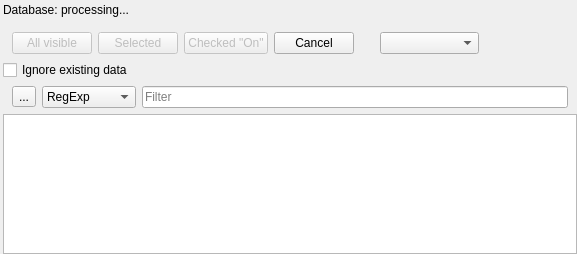
<?xml version="1.0" encoding="UTF-8"?>
<ui version="4.0">
 <class>SelectMeters4poll</class>
 <widget class="QWidget" name="SelectMeters4poll">
  <property name="geometry">
   <rect>
    <x>0</x>
    <y>0</y>
    <width>577</width>
    <height>254</height>
   </rect>
  </property>
  <property name="windowTitle">
   <string>Form</string>
  </property>
  <layout class="QVBoxLayout" name="verticalLayout">
   <property name="leftMargin">
    <number>3</number>
   </property>
   <property name="topMargin">
    <number>3</number>
   </property>
   <property name="rightMargin">
    <number>0</number>
   </property>
   <property name="bottomMargin">
    <number>0</number>
   </property>
   <item>
    <widget class="QLabel" name="lblDatabase">
     <property name="text">
      <string>Database: processing...</string>
     </property>
    </widget>
   </item>
   <item>
    <layout class="QHBoxLayout" name="horizontalLayout">
     <property name="leftMargin">
      <number>9</number>
     </property>
     <property name="topMargin">
      <number>9</number>
     </property>
     <property name="bottomMargin">
      <number>0</number>
     </property>
     <item>
      <widget class="QPushButton" name="pbPollAll">
       <property name="enabled">
        <bool>false</bool>
       </property>
       <property name="text">
        <string>All visible</string>
       </property>
       <property name="icon">
        <iconset resource="../../../Matilda-units/gui/image-and-font/res.qrc">
         <normaloff>:/katynko/svg/table.svg</normaloff>:/katynko/svg/table.svg</iconset>
       </property>
      </widget>
     </item>
     <item>
      <widget class="QPushButton" name="pbSelected">
       <property name="enabled">
        <bool>false</bool>
       </property>
       <property name="text">
        <string>Selected</string>
       </property>
       <property name="icon">
        <iconset resource="../../../Matilda-units/gui/image-and-font/res.qrc">
         <normaloff>:/katynko/svg2/sx12452-all.svg</normaloff>:/katynko/svg2/sx12452-all.svg</iconset>
       </property>
      </widget>
     </item>
     <item>
      <widget class="QPushButton" name="pbCheckedOn">
       <property name="enabled">
        <bool>false</bool>
       </property>
       <property name="text">
        <string>Checked &quot;On&quot;</string>
       </property>
       <property name="icon">
        <iconset resource="../../../Matilda-units/gui/image-and-font/res.qrc">
         <normaloff>:/katynko/svg/flag-red.svg</normaloff>:/katynko/svg/flag-red.svg</iconset>
       </property>
      </widget>
     </item>
     <item>
      <widget class="QPushButton" name="pbCancel">
       <property name="text">
        <string>Cancel</string>
       </property>
       <property name="icon">
        <iconset resource="../../../Matilda-units/gui/image-and-font/res.qrc">
         <normaloff>:/katynko/svg/edit-delete.svg</normaloff>:/katynko/svg/edit-delete.svg</iconset>
       </property>
      </widget>
     </item>
     <item>
      <spacer name="verticalSpacer">
       <property name="orientation">
        <enum>Qt::Vertical</enum>
       </property>
       <property name="sizeType">
        <enum>QSizePolicy::Ignored</enum>
       </property>
       <property name="sizeHint" stdset="0">
        <size>
         <width>20</width>
         <height>40</height>
        </size>
       </property>
      </spacer>
     </item>
     <item>
      <widget class="QComboBox" name="cbxGroups">
       <property name="sizePolicy">
        <sizepolicy hsizetype="Expanding" vsizetype="Fixed">
         <horstretch>0</horstretch>
         <verstretch>0</verstretch>
        </sizepolicy>
       </property>
      </widget>
     </item>
     <item>
      <spacer name="horizontalSpacer">
       <property name="orientation">
        <enum>Qt::Horizontal</enum>
       </property>
       <property name="sizeHint" stdset="0">
        <size>
         <width>40</width>
         <height>20</height>
        </size>
       </property>
      </spacer>
     </item>
    </layout>
   </item>
   <item>
    <widget class="QCheckBox" name="cbxIgnoreExistingData">
     <property name="text">
      <string>Ignore existing data</string>
     </property>
    </widget>
   </item>
   <item>
    <layout class="QHBoxLayout" name="horizontalLayout_61">
     <property name="leftMargin">
      <number>9</number>
     </property>
     <property name="topMargin">
      <number>0</number>
     </property>
     <property name="rightMargin">
      <number>9</number>
     </property>
     <item>
      <widget class="QToolButton" name="tbFilter">
       <property name="text">
        <string>...</string>
       </property>
       <property name="icon">
        <iconset resource="../../../Matilda-units/gui/image-and-font/res.qrc">
         <normaloff>:/katynko/svg/view-filter.svg</normaloff>:/katynko/svg/view-filter.svg</iconset>
       </property>
       <property name="checkable">
        <bool>false</bool>
       </property>
       <property name="autoRaise">
        <bool>false</bool>
       </property>
      </widget>
     </item>
     <item>
      <widget class="QComboBox" name="cbFilterMode">
       <property name="currentIndex">
        <number>0</number>
       </property>
       <property name="sizeAdjustPolicy">
        <enum>QComboBox::AdjustToContents</enum>
       </property>
       <item>
        <property name="text">
         <string>RegExp</string>
        </property>
       </item>
       <item>
        <property name="text">
         <string>Whole word</string>
        </property>
       </item>
      </widget>
     </item>
     <item>
      <widget class="QLineEdit" name="leFilter">
       <property name="placeholderText">
        <string>Filter</string>
       </property>
       <property name="clearButtonEnabled">
        <bool>true</bool>
       </property>
      </widget>
     </item>
    </layout>
   </item>
   <item>
    <widget class="QTableView" name="tvTable">
     <property name="font">
      <font>
       <pointsize>12</pointsize>
      </font>
     </property>
     <property name="editTriggers">
      <set>QAbstractItemView::NoEditTriggers</set>
     </property>
     <property name="alternatingRowColors">
      <bool>true</bool>
     </property>
     <property name="selectionBehavior">
      <enum>QAbstractItemView::SelectRows</enum>
     </property>
     <property name="sortingEnabled">
      <bool>true</bool>
     </property>
     <property name="cornerButtonEnabled">
      <bool>true</bool>
     </property>
    </widget>
   </item>
  </layout>
 </widget>
 <resources>
  <include location="../../../Matilda-units/gui/image-and-font/res.qrc"/>
 </resources>
 <connections/>
</ui>
